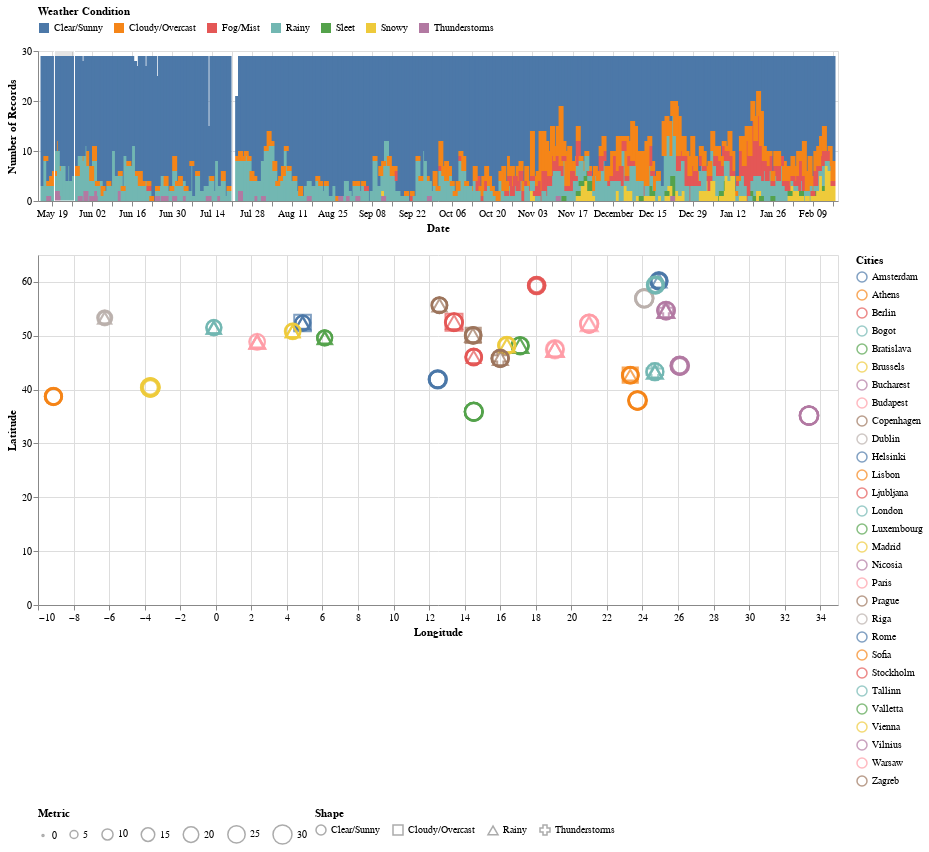

The cell this chart's notebook holds for it:
### Code cell
WIDTH, HEIGHT = 800, 500


date_range = (dt.date(2024, 5, 20), dt.date(2024, 5, 27))
date_selection = alt.selection_interval(
    encodings=['x'],
    value={'x': date_range}
)
dropdown = alt.binding_select(
    options=['temperature_celsius', 'humidity', 'air_quality_Ozone'],
    labels=['Temperature °C', 'Humidity %', 'Air Quality Ozone'],
    name='Metric '
)
size_param = alt.param(
    value='temperature_celsius',
    bind=dropdown
)

scatter = alt.Chart(df).mark_point().encode(
    x=alt.X('longitude_jitter:Q', title='Longitude'),
    y=alt.Y('latitude_jitter:Q', title='Latitude'),
    shape=alt.Shape('condition:N', title='Shape', legend=alt.Legend(orient='bottom')),
    color=alt.Color('location_name:N', title='Cities', legend=alt.Legend(orient='right')),
    size=alt.Size('size:Q', title='Metric', legend=alt.Legend(orient='bottom')),
    tooltip=['location_name', 'condition', 'date', 'temperature_celsius']
).transform_filter(
    date_selection
).add_params(
    size_param
).transform_calculate(
    size=f'datum[{size_param.name}]',
    size_title=size_param.name,
).properties(
    width=WIDTH, height=0.7 * HEIGHT
).interactive()

timeline = alt.Chart(df).mark_bar().encode(
    x=alt.X('date:T', title='Date'),
    y=alt.Y('count():Q', title='Number of Records'),
    color=alt.Color('condition:N', title='Weather Condition', legend=alt.Legend(orient='top')),
    tooltip=['date:T', 'count():Q']
).add_params(
    date_selection
).properties(
    width=WIDTH,
    height=0.3 * HEIGHT
)

system2 = alt.vconcat(timeline, scatter).resolve_scale(
    color='independent',
)
system2

### Figure 1 — Vega-Lite specification as saved in the notebook (floating-point values rounded to 4 significant figures; data arrays with more than 128 entries replaced by an {"elided": "..."} marker saying what was removed)
{"config": {"view": {"continuousWidth": 300, "continuousHeight": 300}}, "vconcat": [{"mark": {"type": "bar"}, "encoding": {"color": {"field": "condition", "legend": {"orient": "top"}, "title": "Weather Condition", "type": "nominal"}, "tooltip": [{"field": "date", "type": "temporal"}, {"aggregate": "count", "type": "quantitative"}], "x": {"field": "date", "title": "Date", "type": "temporal"}, "y": {"aggregate": "count", "title": "Number of Records", "type": "quantitative"}}, "height": 150.0, "name": "view_80", "width": 800}, {"mark": {"type": "point"}, "encoding": {"color": {"field": "location_name", "legend": {"orient": "right"}, "title": "Cities", "type": "nominal"}, "shape": {"field": "condition", "legend": {"orient": "bottom"}, "title": "Shape", "type": "nominal"}, "size": {"field": "size", "legend": {"orient": "bottom"}, "title": "Metric", "type": "quantitative"}, "tooltip": [{"field": "location_name", "type": "nominal"}, {"field": "condition", "type": "nominal"}, {"field": "date", "type": "temporal"}, {"field": "temperature_celsius", "type": "quantitative"}], "x": {"field": "longitude_jitter", "title": "Longitude", "type": "quantitative"}, "y": {"field": "latitude_jitter", "title": "Latitude", "type": "quantitative"}}, "height": 350.0, "name": "view_81", "transform": [{"filter": {"param": "param_126"}}, {"calculate": "datum[param_127]", "as": "size"}, {"calculate": "param_127", "as": "size_title"}], "width": 800}], "data": {"name": "data-167016b415ee8014adc9cf5f82a863a4"}, "params": [{"name": "param_126", "select": {"type": "interval", "encodings": ["x"]}, "value": {"x": [{"year": 2024, "month": 5, "date": 20}, {"year": 2024, "month": 5, "date": 27}]}, "views": ["view_80"]}, {"name": "param_127", "bind": {"input": "select", "options": ["temperature_celsius", "humidity", "air_quality_Ozone"], "labels": ["Temperature °C", "Humidity %", "Air Quality Ozone"], "name": "Metric "}, "value": "temperature_celsius"}, {"name": "param_128", "select": {"type": "interval", "encodings": ["x", "y"]}, "bind": "scales", "views": ["view_81"]}], "resolve": {"scale": {"color": "independent"}}, "$schema": "https://vega.github.io/schema/vega-lite/v5.20.1.json", "datasets": {"data-167016b415ee8014adc9cf5f82a863a4": {"elided": "7943 records"}}}
